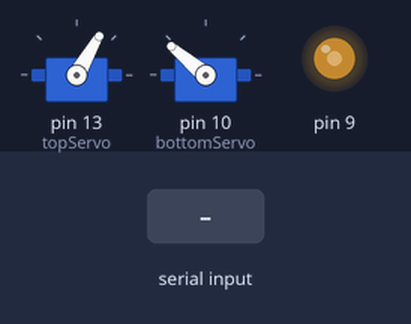
The sketch below on a simulated Arduino Uno, built with avr-gcc and run on an emulated ATmega328P. Parts: 2 × servo, output pins drawn as LEDs (lit = HIGH). The inputs (shaded band) are chosen by the test bench.

Above: at 1.2 s.
1.3 s: "1" received over Serial
At 1.8 s:
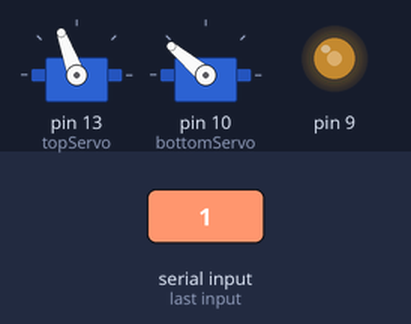
3.4 s: "0" received over Serial
At 3.8 s:
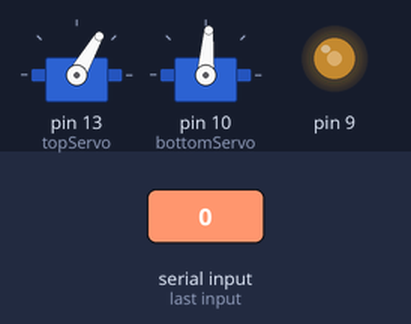
Timing chart, 0 to 6.4 s (numbered marks = the images above; inputs shaded):
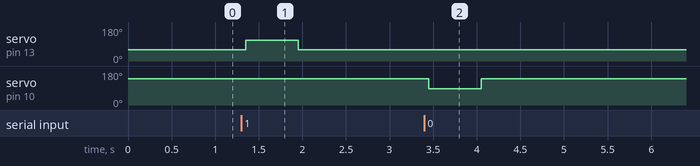

Measured:
- after the input at 1.3 s, servo on pin 13 (topServo): 60° → 110° after 0.05 s, → 60° 0.60 s later
- after the input at 3.4 s, servo on pin 10 (bottomServo): 140° → 86° after 0.05 s, → 140° 0.60 s later

The sketch:

lightSwitch.ino
```cpp
/*
Jon Isaiah earthworm.jim117@gmail.com
Light Switch Code for Interview
*/

#include <Servo.h>

Servo topServo;  // create servo object to control a servo
Servo bottomServo;

int topRestPos = 60; //position for servo to stand clear of switch
int bottomRestPos =140;

int topActivationPos = 110;  //position for servo to activate switch
int bottomActivationPos = 86;

byte data;


void setup() {
  Serial.begin(9600);
  topServo.attach(13);  // attaches the servo on pin 9 to the servo object
  bottomServo.attach(10);

  topServo.write(topRestPos); //send servos to rest postions
  bottomServo.write(bottomRestPos);
  pinMode(9, OUTPUT);
  analogWrite(9, 125);
}

void loop() {

  while (Serial.available() > 0) {    //while
    data = Serial.read();
    if (data == 49) {

    bottomServo.write(bottomRestPos);
    delay(50);                       //delay a bit for safety
    topServo.write(topActivationPos);    //activate switch from the bottom
    delay(600);                       // wait for the servo to move
    topServo.write(topRestPos);   //return the top servo to rest position
    delay(600);   //delay to prevent damage incase of quckly repeated signals
    }

    else if (data == 48) {

      topServo.write(topRestPos);       //make sure top servo is out of the way
      delay(50);   //delay a bit for safety
      bottomServo.write(bottomActivationPos);      //activate switch from the bottom
      delay(600);        //wait for the servo to move
      bottomServo.write(bottomRestPos);   //return the bottom servo to rest position
      delay(600);   //delay to prevent damage incase of quckly repeated signals
    }

    else{
      Serial.println(data);
    }


  }

}
```
